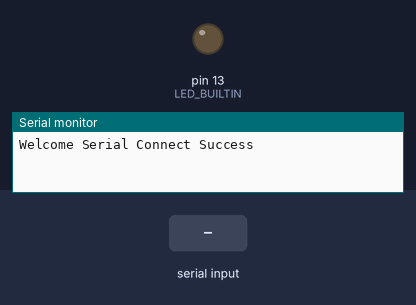
This sketch was run on a simulated Arduino Uno, built with avr-gcc and run on an emulated ATmega328P. Parts: output pins drawn as LEDs (lit = HIGH), the last lines printed to the serial monitor. The test bench sets the inputs (shaded band).

Above: at 1.2 s.
1.3 s: "a" received over Serial
At 1.65 s:
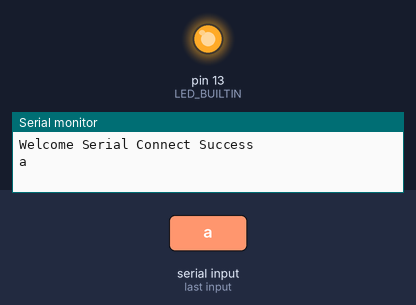
3.3 s: "s" received over Serial
At 6.1 s:
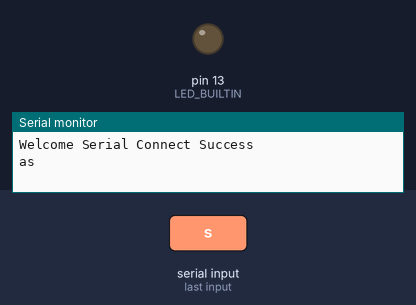
Timing chart, 0 to 12.3 s (numbered marks = the images above; inputs shaded):
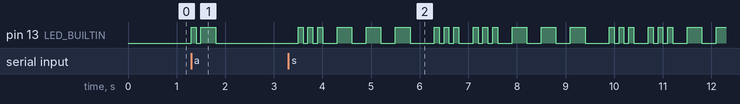

Measured:
- after the input at 1.3 s, pin 13 (LED_BUILTIN): LOW → HIGH at once, → LOW 0.10 s later, → HIGH 0.10 s later, → LOW 0.30 s later
- after the input at 3.3 s, pin 13 (LED_BUILTIN): LOW → HIGH after 0.20 s, then repeats every 3.6 s: 2 × (LOW 0.10 s, HIGH 0.10 s), 3 × (LOW 0.30 s, HIGH 0.30 s), LOW 0.50 s, 2 × (HIGH 0.10 s, LOW 0.10 s), HIGH 0.10 s, LOW 0.30 s, HIGH 0.10 s

The sketch:

serial_sos.ino
```cpp
char character;  // 전역변수로 선언.

void setup(){
    pinMode(LED_BUILTIN, OUTPUT);
    Serial.begin(9600);  // 시리얼 통신 시작 boud rate 9600 을 가장 많이 쓴다.
    Serial.println("Welcome Serial Connect Success");

}

void call_A(){

        digitalWrite(LED_BUILTIN, HIGH);
        delay(100);
        digitalWrite(LED_BUILTIN, LOW);
        delay(100);
        digitalWrite(LED_BUILTIN, HIGH);
        delay(300);
        digitalWrite(LED_BUILTIN, LOW);
        delay(300);

}

void call_SOS(){
    delay(200);
    for(int i = 0 ; i<3; i++){
        digitalWrite(LED_BUILTIN, HIGH);
        delay(100);
        digitalWrite(LED_BUILTIN, LOW);
        delay(100);
    }
    delay(200);
    for(int i = 0 ; i<3; i++){
        digitalWrite(LED_BUILTIN, HIGH);
        delay(300);
        digitalWrite(LED_BUILTIN, LOW);
        delay(300);
    }
    delay(200);
    for(int i = 0 ; i<3; i++){
        digitalWrite(LED_BUILTIN, HIGH);
        delay(100);
        digitalWrite(LED_BUILTIN, LOW);
        delay(100);
    }


}

void loop(){
    if(Serial.available()){ // 받는 입장에서 값이 있다면
        character = Serial.read(); // 읽어들인다.
        Serial.print(character); // 출력한다.

        if(character == 'a'){
            call_A();
        }
        else if(character == 's'){
            int a = 3;
            while(a){
                call_SOS();
                a--;
            }

        }

    }
}

// data bits :8  parity:  n  stop bits 1 을 많이 쓴다.
```
